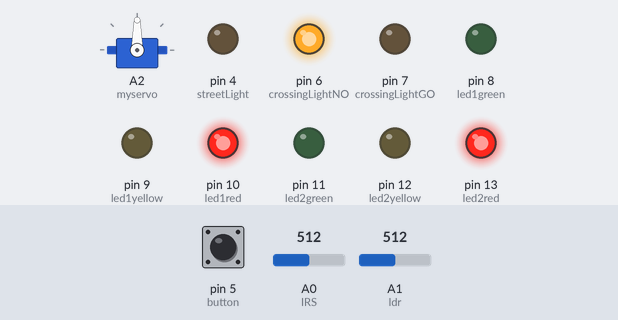
Simulated run of this sketch. Board: Arduino Uno, built with avr-gcc and run on an emulated ATmega328P. On the bench: servo, output pins drawn as LEDs (lit = HIGH). Inputs (shaded band) come from the test bench; at power-on: A1 (ldr) = 512, pin 5 (button) LOW, A0 (IRS) = 512. What the sketch prints to the serial monitor is not drawn.

Above: at 1.8 s.
1.9 s: A1 (ldr) set to 109
4.9 s: A1 (ldr) set to 96
At 5.6 s:
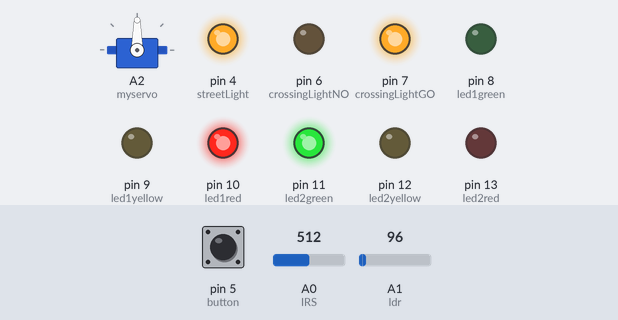
7.9 s: A1 (ldr) set to 122
At 8.4 s:
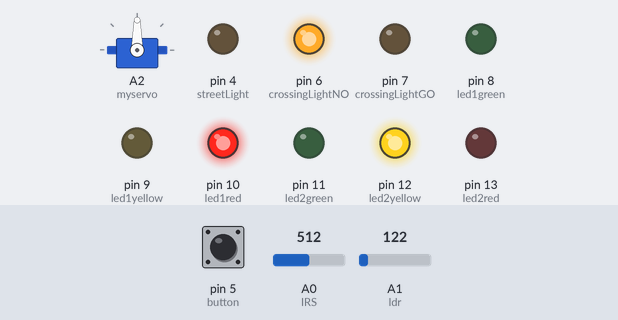
10.9 s: A1 (ldr) set to 90
At 12.3 s:
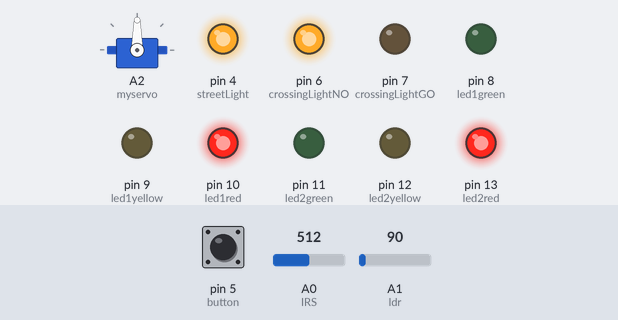
13.9 s: A1 (ldr) set to 110
At 14.4 s:
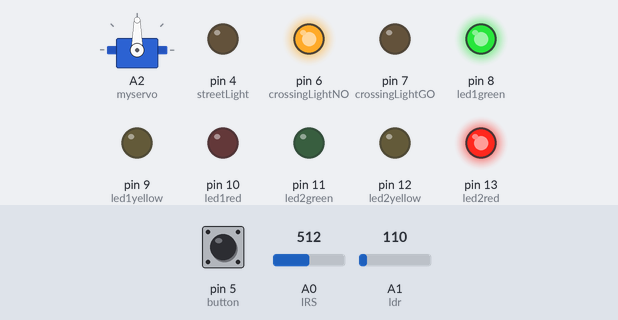
16.9 s: pin 5 (button) pulled HIGH for 0.15 s
At 17.8 s:
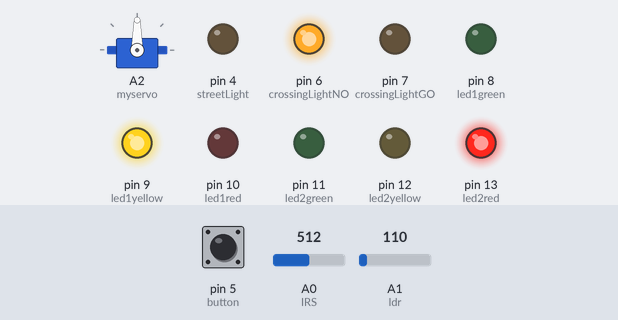
Timing chart, 0 to 19.9 s (numbered marks = the images above; inputs shaded):
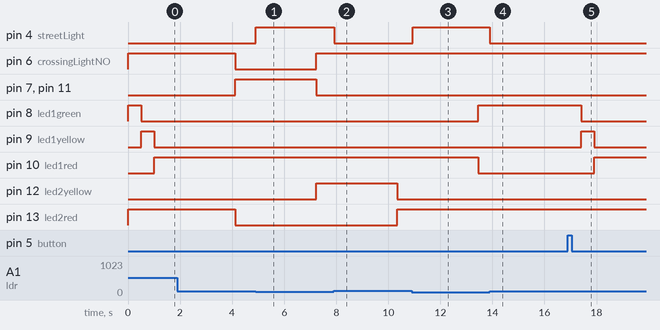

The sketch:

Traffic_ISP.ino
```cpp
/*
  Name: Anthony Canzona, Michael Zavaloka, and Nicholas Iafrate
  Teacher: Mr.Wong
  Class: TEJ3M1
  Date:
  This is the code for the traffic lights grade 11 ISP at William Lyon Mackenzie C.I.
*/

#include <Servo.h>

// Variables

// Servo
Servo myservo;
// IR
const int IRS = A0;
//Street Light LED and LDR
const int streetLight = 4;
const int ldr = A1;
// Crossing Button and LEDs
const int crossingLightGO = 7;
const int crossingLightNO = 6;
const int button = 5;
// Traffic LEDs
const int led2red = 13;
const int led2yellow = 12;
const int led2green = 11;
const int led1red = 10;
const int led1yellow = 9;
const int led1green = 8;

// IR Value
int sensorValue = 0;
// Servo Position
int pos = 0;
//Button Readings
int state = HIGH;
int reading;
int previous = LOW;

// Declaring IO Pins
void setup()
{
  Serial.begin (9600);
  myservo.attach(A2);
  pinMode(ldr, INPUT);
  pinMode(streetLight, OUTPUT);
  pinMode(button, INPUT);
  pinMode(crossingLightGO, OUTPUT);
  pinMode(crossingLightNO, OUTPUT);
  pinMode (led2red, OUTPUT);
  pinMode (led2yellow, OUTPUT);
  pinMode (led2green, OUTPUT);
  pinMode (led1red, OUTPUT);
  pinMode (led1yellow, OUTPUT);
  pinMode (led1green, OUTPUT);
}

// Treading Delay
void Delay ()
{
  int x;
  for (x = 0; x < 31 ; x++)
  {
    light ();
    IR ();
    delay (100);
  }
}

// Street Light Function
void light()
{
  int ldrStatus = analogRead(ldr);

  if (ldrStatus <= 100)
  {
    digitalWrite(streetLight, HIGH);
  }
  else
  {
    digitalWrite(streetLight, LOW);
  }
}


// Gate Open and Close Function
void IR ()
{
  sensorValue = analogRead(IRS);
  Serial.print (sensorValue);
  Serial.print ("\n");
  if (sensorValue < 137) {
    const unsigned long eventInterval = 5000; // how long in milliseconds the gates stay open
    unsigned long previousTime = 0;
    for (pos = 0; pos >= 90; pos ++) {
      myservo.write(pos);
      delay(15);
    }
    unsigned long currentTime = millis();
    currentTime = 0;
    if (currentTime - previousTime >= eventInterval) { //checks when time needed is complete
      for (pos = 90; pos <= 0; pos --) {
        myservo.write(pos);
        delay(15);
      }
    }
  }
}

// Making Button a Switch
void crossing ()
{
  long time = 0;
  long debounce = 200;
  reading = digitalRead(button);
  if (reading == HIGH && previous == LOW)
  {
    if (state == HIGH)
      state = LOW;
    else
      state = HIGH;
  }
}

// Traffic Light Loop
void loop ()
{
  // Two way lane is red
  digitalWrite (crossingLightNO, HIGH);
  digitalWrite(led2yellow, LOW);
  digitalWrite(led1red, LOW);
  digitalWrite(led2red, HIGH);
  digitalWrite(led1green, HIGH);

  // The Crosswalk delay when the button is pressed (RED SpeedUP)
  int a = 0;
  do
  {
    crossing();
    if (state == HIGH)
    {
      delay (500);
      a = 1500;
      light ();
      IR ();
    }
    else
    {
      delay(1);
      a = a + 1;
      light ();
      IR ();
    }
  } while (a < 1500);
  a = 0;

  // Trasition to make two way lane green
  digitalWrite(led1green, LOW);
  digitalWrite(led1yellow, HIGH);

  // The Crosswalk delay when the button is pressed (Green Extended)
  int b = 0;
  do
  {
    crossing();
    if (state == HIGH)
    {
      delay (500);
      b = 4500;
      light ();
      IR ();
    }
    else
    {
      delay(1);
      b = b + 1;
      light ();
      IR ();
    }
  } while (b < 4500);
  b = 0;
  state = LOW;

  // All lights are red
  digitalWrite(led1red, HIGH);
  digitalWrite(led2red, HIGH);
  digitalWrite(led1yellow, LOW);
  Delay();
  // Two way lane green
  digitalWrite(crossingLightGO, HIGH);
  digitalWrite (crossingLightNO, LOW) ;
  digitalWrite(led2red, LOW);
  digitalWrite(led1yellow, LOW);
  digitalWrite(led1red, HIGH);
  digitalWrite(led2green, HIGH);
  Delay();
  // Transition to make two way lane red
  digitalWrite (crossingLightGO, LOW);
  digitalWrite (crossingLightNO, HIGH);
  digitalWrite(led2green, LOW);
  digitalWrite(led2yellow, HIGH);
  Delay();
  // All lights are red
  digitalWrite(led1red, HIGH);
  digitalWrite(led2red, HIGH);
  digitalWrite(led2yellow, LOW);
  Delay ();
}
```

Measured:
- the behaviour switches between 101 and 100 on A1 (ldr) (found by bisection; images 0 and 1)
- after the input at 4.9 s, pin 4 (streetLight): LOW → HIGH at once
- after the input at 7.9 s, pin 4 (streetLight): HIGH → LOW at once
- after the input at 10.9 s, pin 4 (streetLight): LOW → HIGH at once
- after the input at 13.9 s, pin 4 (streetLight): HIGH → LOW at once
- after the input at 16.9 s, pin 8 (led1green): HIGH → LOW after 0.50 s instead of 2.7 s; pin 9 (led1yellow): LOW → HIGH after 0.50 s instead of 2.7 s; pin 10 (led1red): LOW → HIGH after 1.0 s
